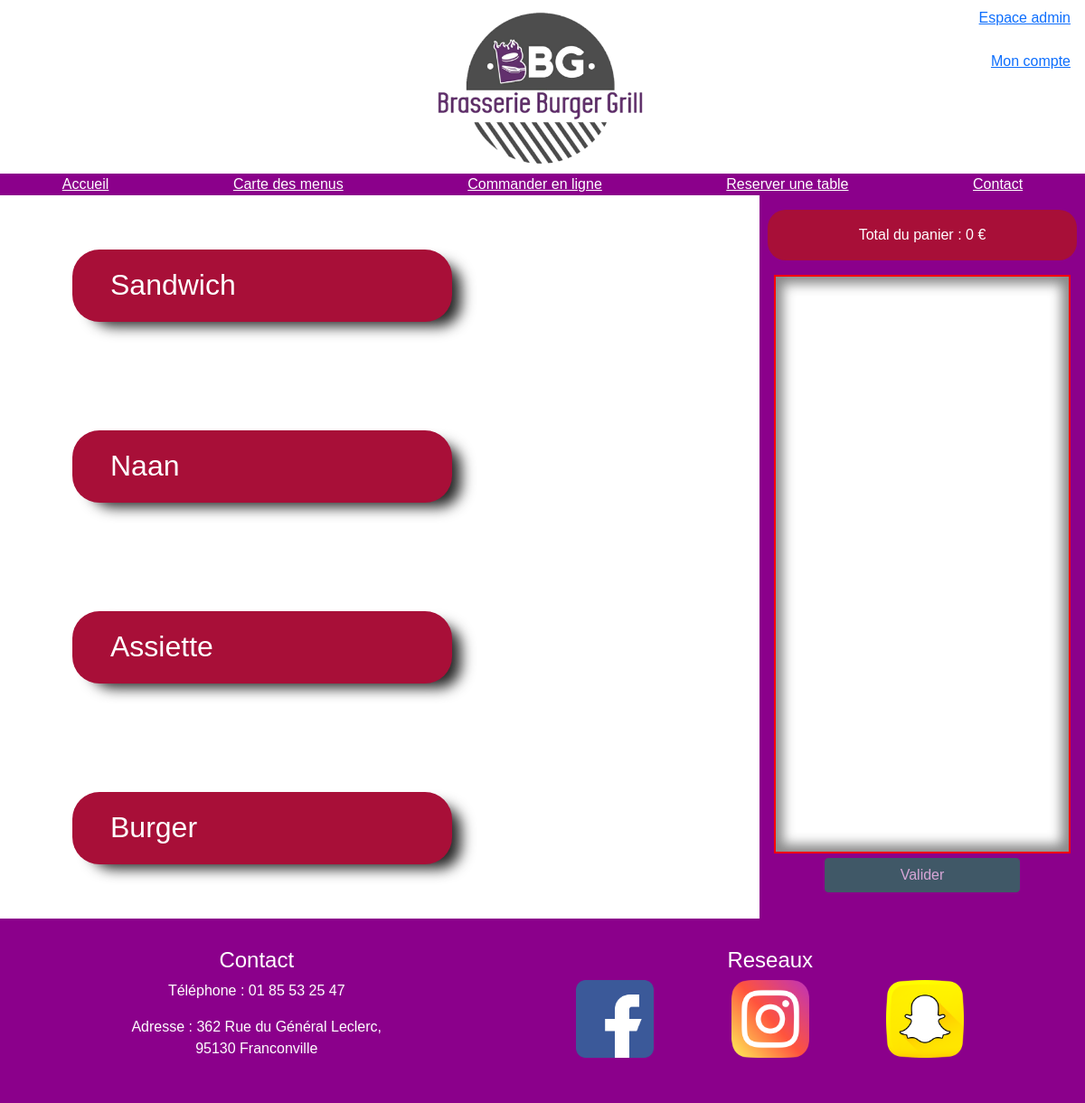
Page /commande_en_ligne2.php?type=recuperer (signed in) on the committed database.
### tables this page shows
CREATE TABLE categorie(

	`id_categorie` int(11) NOT NULL AUTO_INCREMENT,
	`nom` varchar(30) NOT NULL,
	PRIMARY KEY(`id_categorie`)

);

### Commande_en_ligne2.php (the view, shortened to what this page needs)
<?php
		$pdo = connexpdo("bbg");
		$req = $pdo->prepare("Select * from categorie");
		$req->execute();
		$mes_categories = $req->fetchAll(PDO::FETCH_ASSOC);
	?>
<!DOCTYPE html>
<html>
<head>
	<link href="https://cdn.jsdelivr.net/npm/bootstrap@5.0.0-beta2/dist/css/bootstrap.min.css" rel="stylesheet">
	<link rel="stylesheet" type="text/css" href="css/pages.css">
	<link rel="stylesheet" type="text/css" href="css/commande_en_ligne2.css">
</head>
<body>
	<header>
		<div class="top">
			<div id="empty">
			</div>
			<div class="logo">
				<img src="img/logo.png">
			</div>
			<div id="connexion">
				<?php
				if(!empty($_SESSION)) {
					if ($_SESSION['status'] == "1") {
						echo "<a href='crud.php'><p>Espace admin</p></a>";
					}
					echo "<a href='Account.php'><p>Mon compte</p></a>";
				}else{
					echo "<a href='connexion.php'><p>Connexion</p></a>";
					echo "<a href='inscription.php'><p>Inscription</p></a>";
				}
				?>
			</div>
		</div>
			<nav>
				<ul id="navig">
					<a href="index.php"><li>Accueil</li></a>
					<a href="Carte_des_Menus.php"><li>Carte des menus</li></a>
					<a href="Commander_en_Ligne.php"><li>Commander en ligne</li></a>
					<a href="Reserver_table.php"><li>Reserver une table</li></a>
					<a href="Contact.php"><li>Contact</li></a>
				</ul>
			</nav>
	</header>
	<section>
		<article>
		<?php
			foreach ($mes_categories as $une_categorie) {
				echo "<div class='categ' onclick='affichePlat(".$une_categorie["id_categorie"].")'data-bs-toggle='modal' data-bs-target='#modalSelectionCategorie'>";
				echo "<h2>".$une_categorie["nom"]."</h2>";
				echo "</div>";
			}
		;?>
		</article>
		<div id="panier">
			<p id="panier_total">Total du panier : <span id="myTotal">0</span> €</p>
			<form method="POST" action="validation_commande.php">
			<div id='detail_panier'>
			</div>
			<input type="submit" disabled value="Valider" id="Button" name="valid" class="btn btn-success"></input>
		</form>
		</div>
	</section>
	<footer>
		<div id="Contact">
			<h4>Contact</h4>
			<p>Téléphone : 01 85 53 25 47</p>
			<p>Adresse : 362 Rue du Général Leclerc, 95130 Franconville</p>
		</div>
		<div id="reseaux">
			<h4>Reseaux</h4>
			<figure>
				<img src="img/facebook.png">
				<img src="img/instagram.png">
				<img src="img/snapchat.png">
			</figure>
		</div>
	</footer>
</body>
</html>

### css/pages.css (style rules this page uses)
* { font-family: 'Noto Sans JP', sans-serif; }
body { margin: 0; height: 100%; }
html { height: 100%; }
.top { display: flex; }
#empty { width: 40%; }
.logo { width: 20%; display: flex; align-items: center; }
.logo>img { width: 100%; }
#connexion { width: 40%; display: flex; flex-direction: column; align-items: flex-end; }
#connexion > * { margin-top: 0.5rem; margin-right: 1rem; }
#navig { display: flex; justify-content: space-around; padding: 0; list-style-type: none; margin-bottom: 0; }
nav { background-color: #8b008b; }
ul a { color: white; }
footer { background-color: #8b008b; padding: 2rem; color: white; display: flex; justify-content: space-around; }
#Contact { width: 300px; text-align: center; }
#reseaux { text-align: center; width: 429px; }
#reseaux figure { display: flex; justify-content: space-between; }
#reseaux figure > img { width: 20%; }

### css/commande_en_ligne2.css (style rules this page uses)
.categ { margin-left: 5em; width: 50%; height: 5em; display: flex; flex-direction: column; justify-content: center; cursor: pointer; border-radius: 30px; background-color: #a80f38; color: #ffffff; box-shadow: 15px 10px 15px -5px rgb(0 0 0 / 85%); }
#panier { width: 30%; text-align: center; background-color: darkmagenta; }
section { height: 800px; display: flex; }
article { width: 70%; display: flex; flex-direction: column; justify-content: space-around; }
h2 { margin: 0; margin-left: 10%; }
#panier_total { border-radius: 20px; width: 95%; background-color: #a80f38; color: white; margin: 1em auto; padding: 1em 0px; text-align: center; }
#Button { width: 60%; }
#detail_panier { height: 40rem; overflow: auto; border: 2px solid red; margin: 5px 1rem; box-shadow: inset 0px 0px 13px 8px rgba(0,0,0,0.47); background-color: white; }

### rows in the picture
categorie: nom "Sandwich"
categorie: nom "Naan"
categorie: nom "Assiette"
categorie: nom "Burger"
